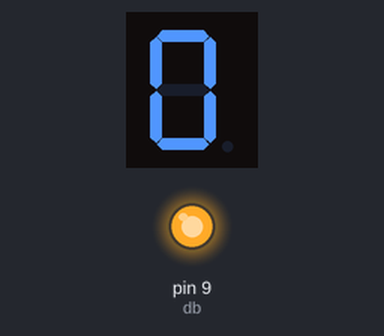
This sketch was run on a simulated Arduino Uno, built with avr-gcc and run on an emulated ATmega328P. Shown: 1-digit seven-segment display, output pins drawn as LEDs (lit = HIGH). Wiring (inferred from the names in the program): 1-digit 7-segment display, segments lit when LOW: segments pin 2, pin 3, pin 4, pin 5, pin 6, pin 7, pin 8. The segment pins are drawn as the display they are named for; pins used as bus, display or sensor lines are not drawn.

Above: at 0.1 s.
At 8.1 s:
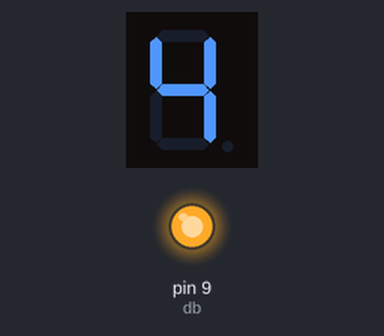
At 16.1 s:
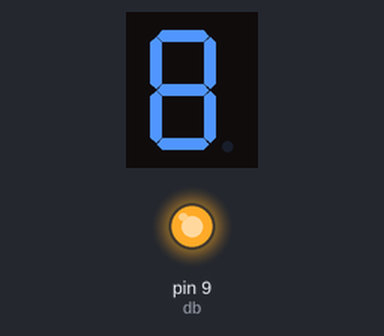
At 38.1 s:
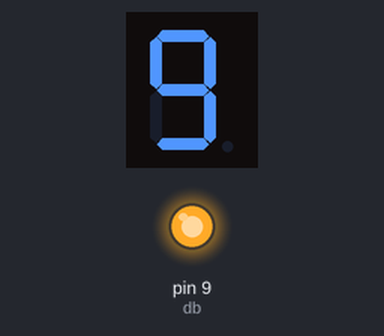
Timing chart, 0 to 39.6 s (numbered marks = the images above):
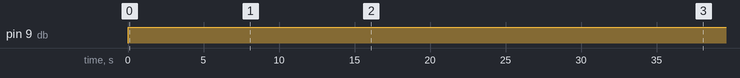

The sketch:

proje23.ino
```cpp
// C++ code
//
const int a = 2;
const int b = 3;
const int c = 4;
const int d = 5;
const int e = 6;
const int f = 7;
const int g = 8;
const int db = 9;
const int z = 2000;
void setup()
{
  for(int i = 2;i<10;i++){
  	pinMode(i,OUTPUT);
  }
}

void loop()
{
  sifir();
  delay(z);
  bir();
  delay(z);
  iki();
  delay(z);
  uc();
  delay(z);
  dort();
  delay(z);
  bes();
  delay(z);
  alti();
  delay(z);
  yedi();
  delay(z);
  sekiz();
  delay(z);
  dokuz();
  delay(z);

}
void bir()
{
  for(int i = 2;i<10;i++){
  	digitalWrite(i,HIGH);
  }
  digitalWrite(b,LOW);
  digitalWrite(c,LOW);
}
void iki()
{
  for(int i = 2;i<10;i++){
  	digitalWrite(i,HIGH);
  }
  digitalWrite(a,LOW);
  digitalWrite(b,LOW);
  digitalWrite(g,LOW);
  digitalWrite(e,LOW);
  digitalWrite(d,LOW);
}
void uc()
{
  for(int i = 2;i<10;i++){
  	digitalWrite(i,HIGH);
  }
  digitalWrite(a,LOW);
  digitalWrite(b,LOW);
  digitalWrite(g,LOW);
  digitalWrite(c,LOW);
  digitalWrite(d,LOW);
}
void dort()
{
  for(int i = 2;i<10;i++){
  	digitalWrite(i,HIGH);
  }
  digitalWrite(f,LOW);
  digitalWrite(g,LOW);
  digitalWrite(b,LOW);
  digitalWrite(c,LOW);
}
void bes()
{
  for(int i = 2;i<10;i++){
  	digitalWrite(i,HIGH);
  }
  digitalWrite(a,LOW);
  digitalWrite(f,LOW);
  digitalWrite(f,LOW);
  digitalWrite(g,LOW);
  digitalWrite(c,LOW);
  digitalWrite(d,LOW);
}
void alti()
{
  for(int i = 2;i<10;i++){
  	digitalWrite(i,HIGH);
  }
  digitalWrite(a,LOW);
  digitalWrite(f,LOW);
  digitalWrite(e,LOW);
  digitalWrite(g,LOW);
  digitalWrite(c,LOW);
  digitalWrite(d,LOW);

}
void yedi()
{
  for(int i = 2;i<10;i++){
  	digitalWrite(i,HIGH);
  }
  digitalWrite(b,LOW);
  digitalWrite(c,LOW);
  digitalWrite(a,LOW);
}
void sekiz()
{
  for(int i = 2;i<9;i++){
  	digitalWrite(i,LOW);
  }
  digitalWrite(db,HIGH);

}
void dokuz()
{
	for(int i = 2;i<10;i++)
    {
    	digitalWrite(i,HIGH);
    }
  digitalWrite(a,LOW);
  digitalWrite(b,LOW);
  digitalWrite(c,LOW);
  digitalWrite(d,LOW);
  digitalWrite(f,LOW);
  digitalWrite(g,LOW);

}
void sifir()
{
	for(int i = 2;i<10;i++)
    {
    	digitalWrite(i,HIGH);
    }
  digitalWrite(a,LOW);
  digitalWrite(b,LOW);
  digitalWrite(c,LOW);
  digitalWrite(d,LOW);
  digitalWrite(f,LOW);
  digitalWrite(e,LOW);

}
```

Measured:
- by itself, pin 9 (db): LOW → HIGH at 0.00 s
- what the display in image 1 shows lasts 2.0 s, from 8.0 s to 10.0 s
